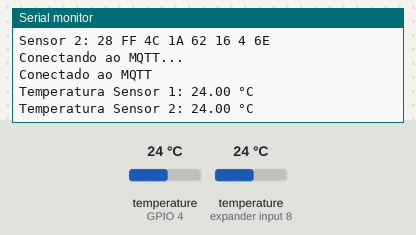
A sketch run on a simulated ESP32. On the bench: the last lines printed to the serial monitor. Inputs (shaded band) come from the test bench; at power-on: temperature (sensors on GPIO 4, expander input 8) 24 °C. WiFi joins after 1.5 s; servers stay silent unless stated; no MQTT or app messages arrive unless stated.

Above: at 3.2 s.
3.3 s: temperature (sensor on GPIO 4) set to 12 °C
11.9 s: temperature (sensor on expander input 8) set to 12 °C
At 14.3 s:
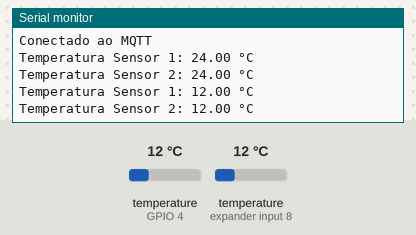
20.5 s: temperature (sensor on GPIO 4) set to 19 °C
At 25.3 s:
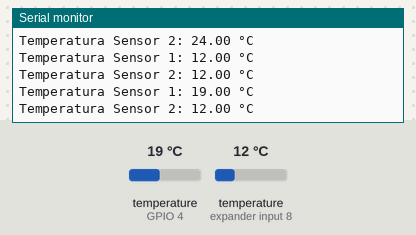
29.1 s: temperature (sensor on expander input 8) set to 19 °C
At 36.4 s:
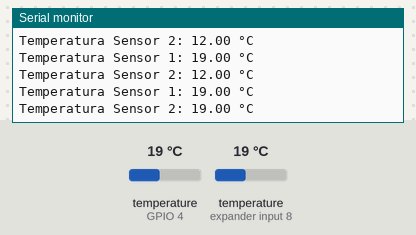
Timing chart, 0 to 37.9 s (numbered marks = the images above; inputs shaded):
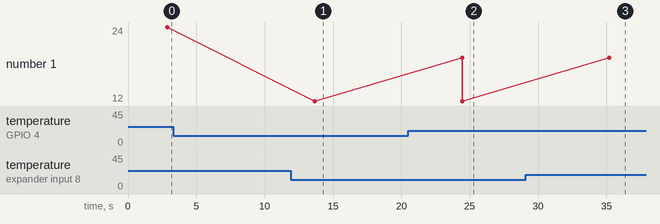

The sketch:

testando-2-sensores.ino
```cpp
#include <WiFi.h>
#include <PubSubClient.h>
#include <OneWire.h>
#include <DallasTemperature.h>

// Configuração do pino de dados dos sensores
#define ONE_WIRE_BUS 4  // Defina o pino ao qual os sensores estão conectados

OneWire oneWire(ONE_WIRE_BUS);
DallasTemperature sensors(&oneWire);

// Endereços dos sensores (serão detectados automaticamente)
DeviceAddress sensor1, sensor2;

// Configuração do Wi-Fi
const char* ssid = "Amor Perfeito Lofts";
const char* password = "10061957M";

// Configuração do MQTT
const char* mqtt_server = "192.168.1.5";  // Endereço do Broker MQTT
const char* topic_sensor1 = "sensor1/temperatura";
const char* topic_sensor2 = "sensor2/temperatura";
const int mqtt_port = 1883;

WiFiClient espClient;
PubSubClient client(espClient);

// Função para conectar ao Wi-Fi
void setup_wifi() {
  delay(10);
  Serial.println("Conectando ao Wi-Fi...");
  WiFi.begin(ssid, password);

  while (WiFi.status() != WL_CONNECTED) {
    delay(1000);
    Serial.print(".");
  }

  Serial.println("\nConectado ao Wi-Fi");
}

// Função para conectar ao MQTT
void reconnect() {
  while (!client.connected()) {
    Serial.println("Conectando ao MQTT...");
    if (client.connect("ESP32Client")) {
      Serial.println("Conectado ao MQTT");
    } else {
      Serial.print("Falha na conexão MQTT, rc=");
      Serial.print(client.state());
      Serial.println(" Tentando novamente em 5s");
      delay(5000);
    }
  }
}

void setup() {
  Serial.begin(115200);
  setup_wifi();
  client.setServer(mqtt_server, mqtt_port);

  sensors.begin();

  // Verifica se há pelo menos dois sensores conectados
  if (sensors.getDeviceCount() < 2) {
    Serial.println("Erro: Menos de dois sensores encontrados!");
    while (true);
  }

  // Obtendo os endereços dos dois primeiros sensores encontrados
  sensors.getAddress(sensor1, 0);
  sensors.getAddress(sensor2, 1);

  Serial.print("Sensor 1: ");
  for (uint8_t i = 0; i < 8; i++) {
    Serial.print(sensor1[i], HEX);
    Serial.print(" ");
  }
  Serial.println();

  Serial.print("Sensor 2: ");
  for (uint8_t i = 0; i < 8; i++) {
    Serial.print(sensor2[i], HEX);
    Serial.print(" ");
  }
  Serial.println();
}

void loop() {
  if (!client.connected()) {
    reconnect();
  }
  client.loop();

  sensors.requestTemperatures(); // Comando para os sensores iniciarem a leitura

  float temp1 = sensors.getTempC(sensor1);
  float temp2 = sensors.getTempC(sensor2);

  Serial.print("Temperatura Sensor 1: ");
  Serial.print(temp1);
  Serial.println(" °C");

  Serial.print("Temperatura Sensor 2: ");
  Serial.print(temp2);
  Serial.println(" °C");

  // Publicando os dados no MQTT
  char msg1[8], msg2[8];
  dtostrf(temp1, 4, 2, msg1);
  dtostrf(temp2, 4, 2, msg2);

  client.publish(topic_sensor1, msg1);
  client.publish(topic_sensor2, msg2);

  delay(10000); // Aguarda 5 segundos antes da próxima leitura
}
```

Measured:
- after the input at 11.9 s, the serial monitor: prints a new line after 1.8 s (image 1)
- after the input at 20.5 s, the serial monitor: prints a new line after 3.9 s (image 2)
- after the input at 29.1 s, the serial monitor: prints a new line after 6.1 s (image 3)
